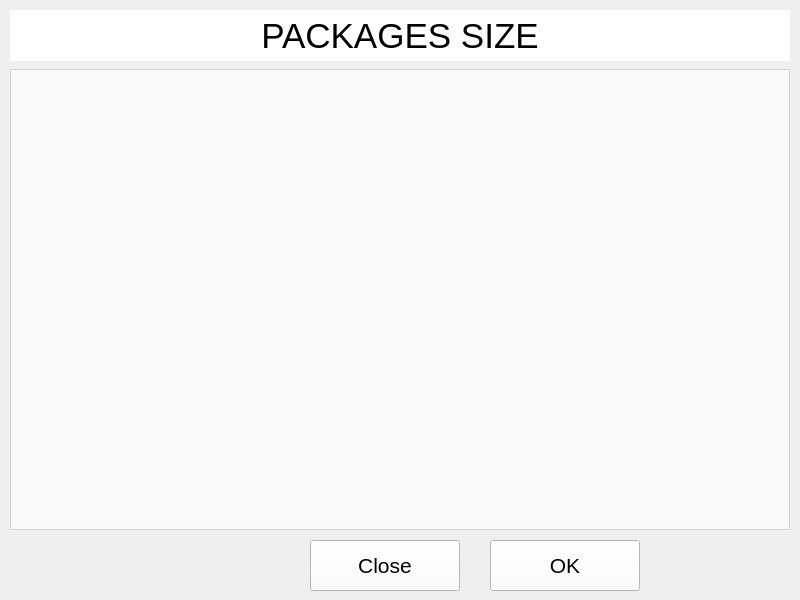
<?xml version="1.0" encoding="UTF-8"?>
<ui version="4.0">
 <class>input_dialog_frame</class>
 <widget class="QFrame" name="input_dialog_frame">
  <property name="geometry">
   <rect>
    <x>0</x>
    <y>0</y>
    <width>800</width>
    <height>600</height>
   </rect>
  </property>
  <property name="windowTitle">
   <string>Frame</string>
  </property>
  <property name="frameShape">
   <enum>QFrame::Box</enum>
  </property>
  <property name="frameShadow">
   <enum>QFrame::Plain</enum>
  </property>
  <property name="lineWidth">
   <number>0</number>
  </property>
  <widget class="QPushButton" name="esc_button">
   <property name="enabled">
    <bool>true</bool>
   </property>
   <property name="geometry">
    <rect>
     <x>310</x>
     <y>540</y>
     <width>150</width>
     <height>51</height>
    </rect>
   </property>
   <property name="font">
    <font>
     <pointsize>16</pointsize>
    </font>
   </property>
   <property name="autoFillBackground">
    <bool>false</bool>
   </property>
   <property name="styleSheet">
    <string notr="true">background:#FFFFFFFF</string>
   </property>
   <property name="text">
    <string>Close</string>
   </property>
   <property name="iconSize">
    <size>
     <width>32</width>
     <height>32</height>
    </size>
   </property>
   <property name="flat">
    <bool>false</bool>
   </property>
  </widget>
  <widget class="QPushButton" name="ok_button">
   <property name="geometry">
    <rect>
     <x>490</x>
     <y>540</y>
     <width>150</width>
     <height>51</height>
    </rect>
   </property>
   <property name="font">
    <font>
     <pointsize>16</pointsize>
    </font>
   </property>
   <property name="autoFillBackground">
    <bool>false</bool>
   </property>
   <property name="styleSheet">
    <string notr="true">background:#FFFFFFFF</string>
   </property>
   <property name="text">
    <string>OK</string>
   </property>
   <property name="iconSize">
    <size>
     <width>32</width>
     <height>32</height>
    </size>
   </property>
   <property name="flat">
    <bool>false</bool>
   </property>
  </widget>
  <widget class="QTableWidget" name="package_table">
   <property name="geometry">
    <rect>
     <x>10</x>
     <y>69</y>
     <width>780</width>
     <height>461</height>
    </rect>
   </property>
   <property name="styleSheet">
    <string notr="true">background-color: #AAFFFFFF</string>
   </property>
   <property name="editTriggers">
    <set>QAbstractItemView::NoEditTriggers</set>
   </property>
   <property name="alternatingRowColors">
    <bool>true</bool>
   </property>
   <property name="selectionMode">
    <enum>QAbstractItemView::SingleSelection</enum>
   </property>
   <property name="selectionBehavior">
    <enum>QAbstractItemView::SelectRows</enum>
   </property>
   <property name="iconSize">
    <size>
     <width>32</width>
     <height>32</height>
    </size>
   </property>
   <attribute name="horizontalHeaderVisible">
    <bool>true</bool>
   </attribute>
   <attribute name="horizontalHeaderMinimumSectionSize">
    <number>150</number>
   </attribute>
   <attribute name="horizontalHeaderDefaultSectionSize">
    <number>200</number>
   </attribute>
   <attribute name="horizontalHeaderStretchLastSection">
    <bool>true</bool>
   </attribute>
   <attribute name="verticalHeaderVisible">
    <bool>false</bool>
   </attribute>
   <attribute name="verticalHeaderMinimumSectionSize">
    <number>36</number>
   </attribute>
   <attribute name="verticalHeaderDefaultSectionSize">
    <number>36</number>
   </attribute>
   <attribute name="verticalHeaderStretchLastSection">
    <bool>false</bool>
   </attribute>
  </widget>
  <widget class="QLabel" name="title_lbl">
   <property name="geometry">
    <rect>
     <x>10</x>
     <y>10</y>
     <width>780</width>
     <height>51</height>
    </rect>
   </property>
   <property name="font">
    <font>
     <pointsize>26</pointsize>
    </font>
   </property>
   <property name="styleSheet">
    <string notr="true">background-color: #FFFFFF</string>
   </property>
   <property name="text">
    <string>PACKAGES SIZE</string>
   </property>
   <property name="alignment">
    <set>Qt::AlignCenter</set>
   </property>
  </widget>
 </widget>
 <resources/>
 <connections/>
</ui>
